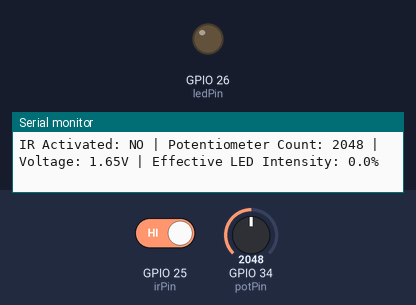
This program was run on a simulated ESP32. Shown: output pins drawn as LEDs (lit = HIGH), the last lines printed to the serial monitor. Inputs (shaded band) come from the test bench; at power-on: GPIO 25 (irPin) HIGH, GPIO 34 (potPin) = 2048.

Above: at 1.2 s.
1.3 s: GPIO 25 (irPin) driven LOW
At 2.2 s:
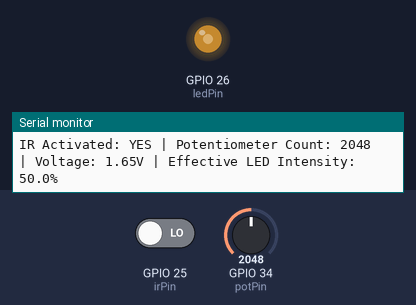
3.0 s: GPIO 34 (potPin) set to 2866
At 4.1 s:
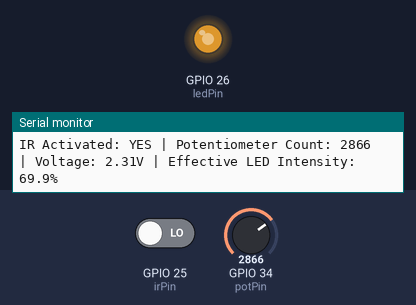
4.5 s: GPIO 34 (potPin) set to 3603
At 5.7 s:
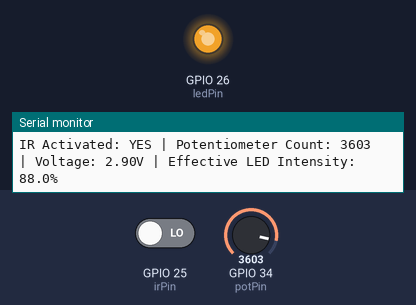
6.0 s: GPIO 34 (potPin) set to 491
At 6.5 s:
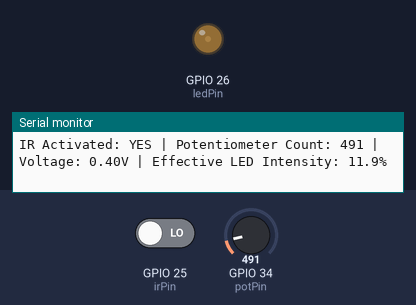
7.5 s: GPIO 34 (potPin) set to 2047
At 8.3 s:
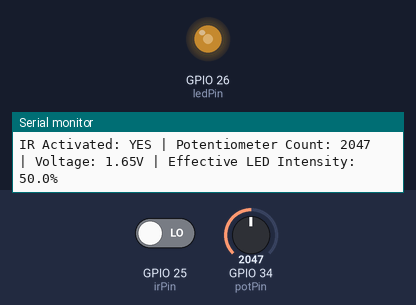
Timing chart, 0 to 10.0 s (numbered marks = the images above; inputs shaded):
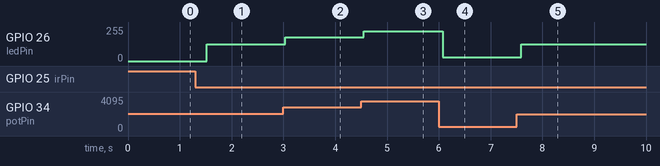

The program:

main.cpp
```cpp
#include <Arduino.h>

const int irPin = 25;
const int potPin = 34;
const int ledPin = 26;

const int pwmFreq = 5000;
const int pwmResolution = 10;
const int pwmChannel = 0;

void setup() {
  Serial.begin(115200);

  pinMode(irPin, INPUT);
  pinMode(potPin, INPUT);

  ledcSetup(pwmChannel, pwmFreq, pwmResolution);
  ledcAttachPin(ledPin, pwmChannel);
}

void loop() {
  int irState = digitalRead(irPin);
  int pwmValue = 0;
  float brightnessPercent = 0.0;

  if (irState == LOW) {
    int potValue = analogRead(potPin);
    pwmValue = map(potValue, 0, 4095, 0, 1023);
    ledcWrite(pwmChannel, pwmValue);
    brightnessPercent = ((float)pwmValue / 1023.0) * 100.0;
  } else {
    ledcWrite(pwmChannel, 0);
    pwmValue = 0;
    brightnessPercent = 0.0;
  }

  int currentPotRaw = analogRead(potPin);
  float voltage = (currentPotRaw / 4095.0) * 3.3;

  Serial.print("IR Activated: ");
  Serial.print(irState == LOW ? "YES" : "NO");
  Serial.print(" | Potentiometer Count: ");
  Serial.print(currentPotRaw);
  Serial.print(" | Voltage: ");
  Serial.print(voltage, 2);
  Serial.print("V | Effective LED Intensity: ");
  Serial.print(brightnessPercent, 1);
  Serial.println("%");

  delay(250);
}
```

Measured:
- after the input at 1.3 s, GPIO 26 (ledPin): 0/255 → 127/255 after 0.22 s
- after the input at 3.0 s, GPIO 26 (ledPin): 127/255 → 178/255 at once
- after the input at 4.5 s, GPIO 26 (ledPin): 178/255 → 224/255 after 0.05 s
- after the input at 6.0 s, GPIO 26 (ledPin): 224/255 → 30/255 after 0.07 s
- after the input at 7.5 s, GPIO 26 (ledPin): 30/255 → 127/255 after 0.09 s
